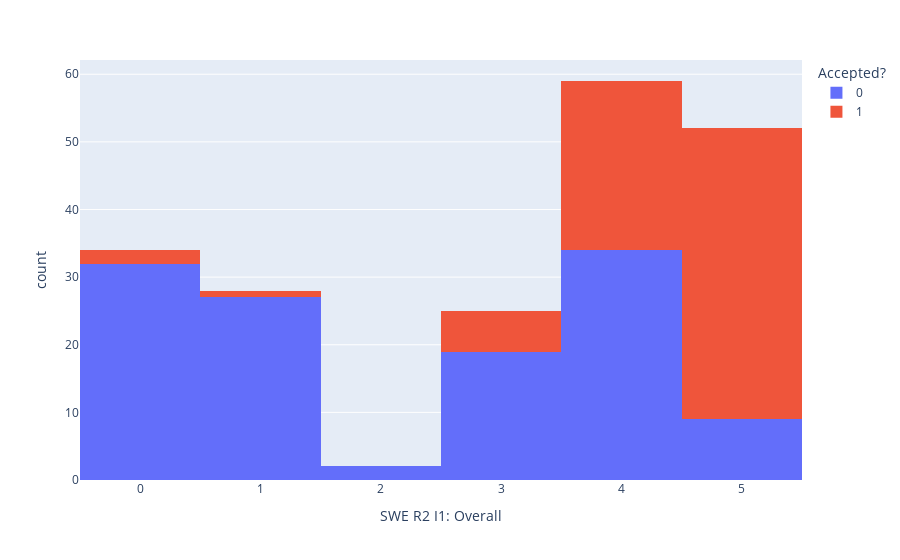
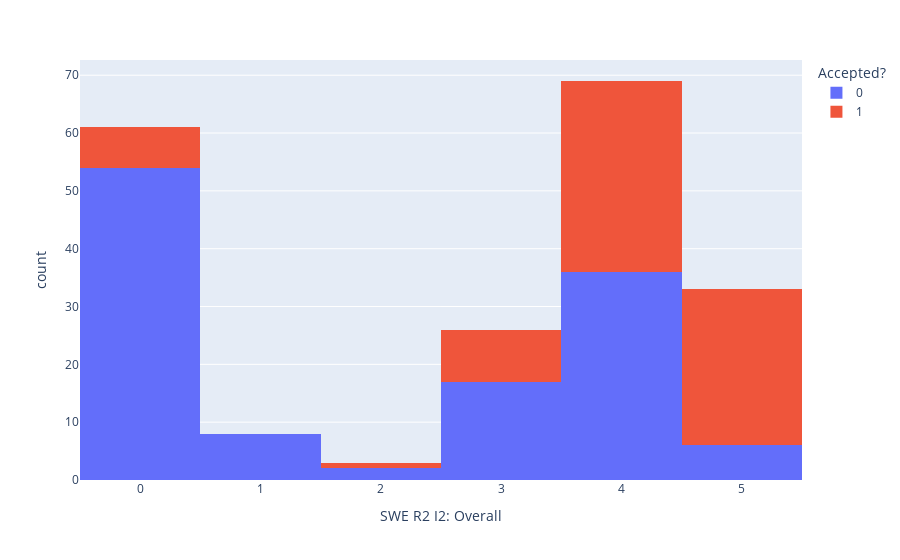

The notebook cell these images were saved under, in order:
### Markdown cell above
### Colored Scatterplot

### Code cell
#look at influence of overall score on acceptance rates
fig = px.histogram(frame, x="SWE R2 I1: Overall", color="Accepted?")
fig.show()
for score in range(6):
    count_accepted = frame[(frame["Accepted?"] == 1) & (frame["SWE R2 I1: Overall"] == score)].shape[0]
    percent_accepted = 100*count_accepted/frame[frame["SWE R2 I1: Overall"] == score].shape[0]
    print("percent accepted with score " + str(score) + " : " + str(percent_accepted))

fig = px.histogram(frame, x="SWE R2 I2: Overall", color="Accepted?")
fig.show()
for score in range(6):
    count_accepted = frame[(frame["Accepted?"] == 1) & (frame["SWE R2 I2: Overall"] == score)].shape[0]
    percent_accepted = 100*count_accepted/frame[frame["SWE R2 I2: Overall"] == score].shape[0]
    print("percent accepted with score " + str(score) + " : " + str(percent_accepted))

#if both 5s whats your chance of acceptance lol
count_accepted = frame[(frame["Accepted?"] == 1) & (frame["SWE R2 I1: Overall"] == 5) & (frame["SWE R2 I2: Overall"] == 5)].shape[0]
count_total = frame[(frame["SWE R2 I1: Overall"] == 5) & (frame["SWE R2 I2: Overall"] == 5)].shape[0]
percent_accepted = 100*count_accepted/count_total
print("with two fives you have a " + str(percent_accepted) + " percent chance of acceptance with " + str(count_total) + " total candidates")

# #look at how distribution of overall scores changes across seasons
# fig = px.histogram(frame, x="avg_overall", color="season")
# fig.show()

# fig = px.histogram(frame, x="SWE R2 I1: Overall", color="season")
# fig.show()

# fig = px.histogram(frame, x="SWE R2 I2: Overall", color="season")
# fig.show()

# for season in ["F22", "S23", "F23", "S24"]:
#     print("applicants in " + str(season) + ": " + str(frame[(frame["season"] == season)].shape[0]))

#overall scores against duration
#THIS IS NOT CURRENTLY A RELEVANT MEASURE BC ILLOGICAL COMPARISONS
# fig = px.histogram(frame[((frame["season"] == 'F22') | (frame["season"] == 'S23')) & (frame["Accepted?"] == 1)], x="avg_overall", color="duration_percent")
# fig.update_xaxes(range=[0, 5])
# fig.show()

### Figure 1 — Plotly figure (JSON) as saved in the notebook; plotly's stock layout.template omitted (floating-point values rounded to 4 significant figures)
{"data": [{"alignmentgroup": "True", "bingroup": "x", "hovertemplate": "Accepted?=0<br>SWE R2 I1: Overall=%{x}<br>count=%{y}<extra></extra>", "legendgroup": "0", "marker": {"color": "#636efa", "pattern": {"shape": ""}}, "name": "0", "offsetgroup": "0", "orientation": "v", "showlegend": true, "type": "histogram", "x": [2, 1, 1, 1, 1, 1, 1, 1, 1, 1, 1, 4, 4, 4, 4, 4, 4, 3, 3, 3, 3, 3, 5, 5, 4, 5, 4, 3, 3, 0, 0, 0, 3, 3, 1, 1, 1, 1, 1, 1, 1, 1, 1, 1, 1, 1, 1, 1, 5, 5, 5, 5, 4, 4, 4, 3, 0, 0, 0, 0, 0, 0, 0, 0, 0, 0, 0, 0, 0, 0, 0, 0, 0, 0, 0, 4, 4, 4, 4, 3, 3, 4, 4, 3, 4, 5, 1, 3, 2, 1, 4, 3, 0, 1, 4, 4, 0, 4, 4, 4, 4, 0, 4, 0, 4, 4, 3, 4, 4, 0, 4, 4, 0, 4, 3, 3, 3, 4, 0, 0, 5, 0, 0], "xaxis": "x", "yaxis": "y"}, {"alignmentgroup": "True", "bingroup": "x", "hovertemplate": "Accepted?=1<br>SWE R2 I1: Overall=%{x}<br>count=%{y}<extra></extra>", "legendgroup": "1", "marker": {"color": "#EF553B", "pattern": {"shape": ""}}, "name": "1", "offsetgroup": "1", "orientation": "v", "showlegend": true, "type": "histogram", "x": [5, 5, 5, 5, 5, 5, 5, 5, 5, 5, 5, 5, 5, 4, 4, 4, 3, 3, 5, 5, 5, 5, 5, 5, 5, 5, 5, 4, 4, 4, 4, 4, 3, 3, 3, 4, 1, 0, 5, 5, 4, 5, 5, 5, 5, 5, 5, 4, 4, 3, 5, 5, 5, 5, 4, 5, 4, 4, 4, 5, 4, 4, 5, 5, 4, 5, 4, 4, 4, 5, 4, 5, 5, 4, 5, 4, 0], "xaxis": "x", "yaxis": "y"}], "layout": {"barmode": "relative", "legend": {"title": {"text": "Accepted?"}, "tracegroupgap": 0}, "margin": {"t": 60}, "xaxis": {"anchor": "y", "domain": [0, 1], "title": {"text": "SWE R2 I1: Overall"}}, "yaxis": {"anchor": "x", "domain": [0, 1], "title": {"text": "count"}}}}

### Figure 2 — Plotly figure (JSON) as saved in the notebook; plotly's stock layout.template omitted (floating-point values rounded to 4 significant figures)
{"data": [{"alignmentgroup": "True", "bingroup": "x", "hovertemplate": "Accepted?=0<br>SWE R2 I2: Overall=%{x}<br>count=%{y}<extra></extra>", "legendgroup": "0", "marker": {"color": "#636efa", "pattern": {"shape": ""}}, "name": "0", "offsetgroup": "0", "orientation": "v", "showlegend": true, "type": "histogram", "x": [0, 0, 0, 0, 0, 0, 0, 0, 0, 1, 1, 5, 4, 4, 4, 3, 3, 0, 4, 3, 3, 3, 0, 5, 3, 5, 4, 4, 3, 0, 0, 0, 4, 2, 0, 0, 0, 0, 0, 0, 0, 0, 0, 0, 0, 1, 1, 1, 5, 4, 4, 3, 4, 4, 4, 4, 0, 0, 0, 0, 0, 0, 0, 0, 0, 0, 0, 0, 0, 0, 0, 0, 0, 0, 0, 3, 4, 4, 4, 4, 4, 4, 4, 4, 3, 4, 1, 3, 3, 1, 3, 2, 0, 1, 5, 4, 0, 3, 4, 4, 5, 0, 4, 0, 4, 4, 4, 4, 3, 0, 4, 4, 0, 4, 3, 4, 3, 4, 0, 0, 4, 0, 0], "xaxis": "x", "yaxis": "y"}, {"alignmentgroup": "True", "bingroup": "x", "hovertemplate": "Accepted?=1<br>SWE R2 I2: Overall=%{x}<br>count=%{y}<extra></extra>", "legendgroup": "1", "marker": {"color": "#EF553B", "pattern": {"shape": ""}}, "name": "1", "offsetgroup": "1", "orientation": "v", "showlegend": true, "type": "histogram", "x": [0, 0, 0, 5, 5, 5, 5, 5, 5, 5, 4, 3, 3, 0, 4, 4, 3, 3, 5, 5, 5, 5, 5, 5, 4, 4, 3, 5, 4, 4, 4, 3, 4, 4, 3, 2, 0, 0, 4, 5, 3, 4, 4, 4, 5, 5, 5, 4, 4, 3, 4, 4, 4, 5, 4, 5, 4, 4, 4, 5, 4, 4, 5, 5, 5, 5, 4, 4, 4, 4, 4, 4, 4, 5, 4, 5, 0], "xaxis": "x", "yaxis": "y"}], "layout": {"barmode": "relative", "legend": {"title": {"text": "Accepted?"}, "tracegroupgap": 0}, "margin": {"t": 60}, "xaxis": {"anchor": "y", "domain": [0, 1], "title": {"text": "SWE R2 I2: Overall"}}, "yaxis": {"anchor": "x", "domain": [0, 1], "title": {"text": "count"}}}}
